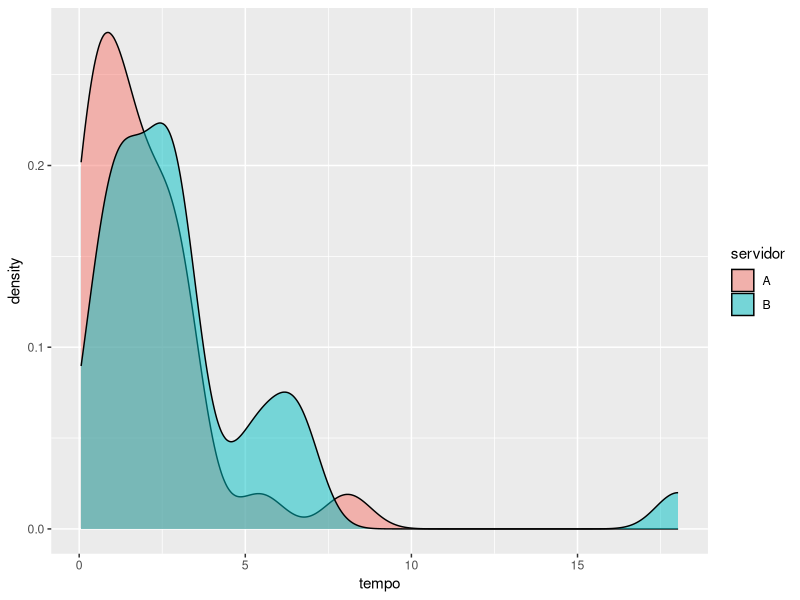

Generate this figure with R:
#-------------------------------------------------------------------------------
# Aula 13: Aplicação de Testes de Hipótese
# Script 1: Comparando Grupos (Paramétrico vs. Não Paramétrico)
#-------------------------------------------------------------------------------

library(tidyverse)

# A regra de ouro: Paramétrico ou Não Paramétrico?
# 1. Cheque a premissa de NORMALIDADE dos dados.
#    - Visual: Gráfico Q-Q (Quantil-Quantil). Se os pontos seguem a linha, é um bom sinal.
#    - Formal: Teste de Shapiro-Wilk (`shapiro.test()`).
#      - H0: Os dados vieram de uma distribuição normal.
#      - Se p-valor > 0.05, NÃO rejeitamos H0 (assumimos normalidade).
#      - Se p-valor < 0.05, REJEITAMOS H0 (os dados NÃO são normais).
#
# 2. Escolha o teste:
#    - Dados Normais -> Teste t de Student (Paramétrico)
#    - Dados Não Normais -> Teste de Wilcoxon (Não Paramétrico)
#-------------------------------------------------------------------------------


# ---- 1. Comparando Amostras INDEPENDENTES ----

# ----- Cenário A: Dados Normais -----
# Pergunta: O comprimento da sépala (`Sepal.Length`) difere entre as espécies "setosa" e "versicolor"?

data(iris)
setosa_sl <- iris %>% filter(Species == "setosa") %>% pull(Sepal.Length)
versicolor_sl <- iris %>% filter(Species == "versicolor") %>% pull(Sepal.Length)

# Passo 1: Checar normalidade para CADA grupo
shapiro.test(setosa_sl)     # p-valor = 0.4595 (> 0.05 -> OK!)
shapiro.test(versicolor_sl) # p-valor = 0.4647 (> 0.05 -> OK!)

# Conclusão da Premissa: Ambos os grupos seguem uma distribuição normal.
# Teste Escolhido: Teste t para amostras independentes.

t.test(setosa_sl, versicolor_sl)
# Resultado: p-valor < 2.2e-16. Há uma diferença significativa nas médias.


# ----- Cenário B: Dados NÃO Normais -----
# Pergunta: O tempo de resposta de dois servidores (A e B) é diferente?
set.seed(123)
servidor_A <- rexp(30, rate = 0.5) # `rexp` gera dados com assimetria à direita (não-normal)
servidor_B <- rexp(30, rate = 0.4)
dados_servidores <- data.frame(
  tempo = c(servidor_A, servidor_B),
  servidor = rep(c("A", "B"), each = 30)
)

# Visualização
ggplot(dados_servidores, aes(x = tempo, fill = servidor)) + geom_density(alpha = 0.5)

# Passo 1: Checar normalidade
shapiro.test(servidor_A) 
shapiro.test(servidor_B) 

# Conclusão da Premissa: Os dados violam a premissa de normalidade.
# Teste Escolhido: Teste de Wilcoxon-Mann-Whitney (o `wilcox.test` para amostras independentes).

wilcox.test(tempo ~ servidor, data = dados_servidores)
# Resultado: Há uma diferença significativa na distribuição
# do tempo de resposta entre os servidores.


# ---- 2. Comparando Amostras PAREADAS ----
# Para testes pareados, a premissa de normalidade se aplica às DIFERENÇAS entre os pares.

# ----- Cenário A: Diferenças Normais -----
# Pergunta: Um programa de treinamento de digitação aumentou a velocidade dos funcionários?
set.seed(42)
velocidade_antes <- rnorm(20, mean = 50, sd = 5)
velocidade_depois <- velocidade_antes + rnorm(20, mean = 5, sd = 2) # Aumento com variação normal

# Passo 1: Calcular as diferenças e checar sua normalidade
diferencas_normais <- velocidade_depois - velocidade_antes
shapiro.test(diferencas_normais) # p-valor (> 0.05 -> As diferenças SÃO normais!)

# Conclusão da Premissa: As diferenças são normais.
# Teste Escolhido: Teste t pareado.

t.test(velocidade_antes, velocidade_depois, paired = TRUE)
# Resultado: Há uma diferença significativa (um aumento) na velocidade.


# ----- Cenário B: Diferenças NÃO Normais -----
# Pergunta: Uma campanha de marketing alterou o número de itens vendidos por dia?
set.seed(42)
vendas_antes <- floor(rexp(25, 0.05))
vendas_depois <- vendas_antes + c(floor(rexp(15, 0.1)), -floor(rexp(10, 0.1))) # Variação não-normal

# Passo 1: Calcular as diferenças e checar sua normalidade
diferencas_nao_normais <- vendas_depois - vendas_antes
shapiro.test(diferencas_nao_normais) # p-valor (< 0.05 -> As diferenças NÃO são normais!)

# Conclusão da Premissa: As diferenças violam a premissa de normalidade.
# Teste Escolhido: Teste dos Postos Sinalizados de Wilcoxon.

wilcox.test(vendas_antes, vendas_depois, paired = TRUE)
# Resultado: p-valor = 0.02. Há uma diferença estatisticamente significativa nas vendas.